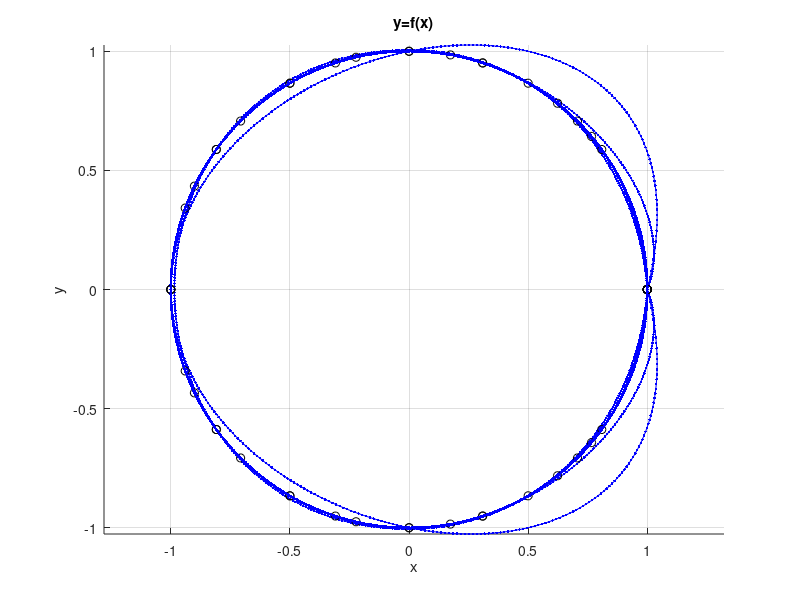
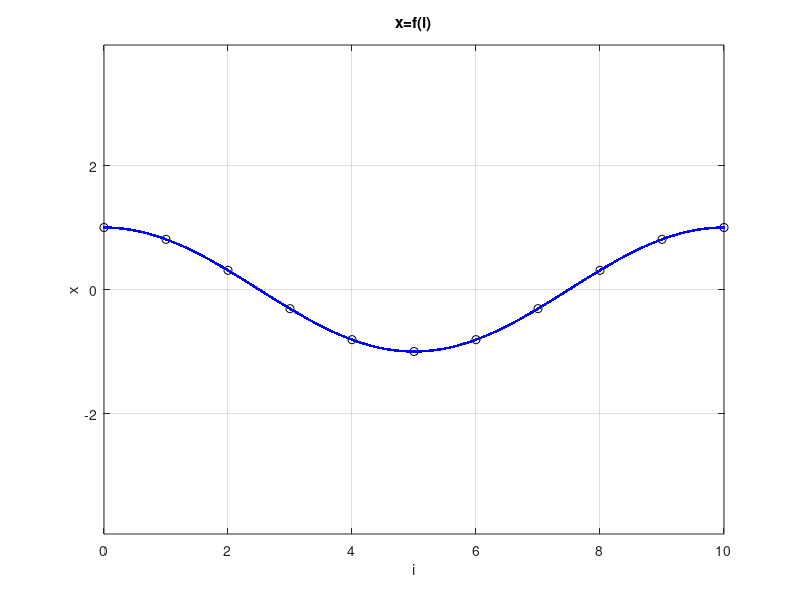

MATLAB code for these plots, in order:
clear all; close all;

hold on;

for n = 4:10
    i = (0 : n)';
    xi = cos(2 * pi / n * i);
    yi = sin(2 * pi / n * i);
    
    disp(['For n = ' num2str(n)]);
    disp([i, xi, yi]);

    X = vander(i);
  
    ax = X \ xi;
    ay = X \ yi;
    %wart dokladne
    id = 0 : 0.01 : n;
    xd = cos(2 * pi / n * id);
    yd = sin(2 * pi / n * id);

    plot(xi, yi, 'ko', xd, yd, 'r--', polyval(ax, id), polyval(ay, id), 'b.-');
end

xlabel('x'); ylabel('y'); title('y=f(x)'); axis square; grid; axis equal;

figure;
plot(i, xi, 'ko', id, xd, 'r--', id, polyval(ax, id), 'b.-');
xlabel('i'); ylabel('x'); title('x=f(i)'); grid; axis equal;
